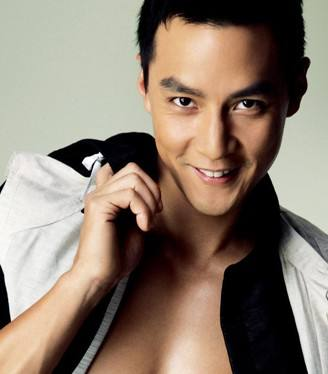
#> input picture com/机器学习/机器学习5/wuyanzu.jpg, 328 x 374 px
$ python 5.7.svd.py
#> lines starting #> are read from the running program, lines starting #| are printed output that depends on the picture
#!/usr/bin/python
#  -*- coding:utf-8 -*-

import numpy as np
import os
from PIL import Image
import matplotlib.pyplot as plt
import matplotlib as mpl
from pprint import pprint


def restore1(sigma, u, v, K):  # 奇异值、左特征向量、右特征向量
    m = len(u)
    n = len(v[0])
    a = np.zeros((m, n))
    for k in range(K):
        uk = u[:, k].reshape(m, 1)
        vk = v[k].reshape(1, n)
        a += sigma[k] * np.dot(uk, vk)
    a[a < 0] = 0
    a[a > 255] = 255
    # a = a.clip(0, 255)
    return np.rint(a).astype('uint8')


def restore2(sigma, u, v, K):  # 奇异值、左特征向量、右特征向量
    m = len(u)
    n = len(v[0])
    a = np.zeros((m, n))
    for k in range(K+1):
        for i in range(m):
            a[i] += sigma[k] * u[i][k] * v[k]
    a[a < 0] = 0
    a[a > 255] = 255
    return np.rint(a).astype('uint8')


if __name__ == "__main__":
    A = Image.open("wuyanzu.jpg", 'r')
#> A is the input picture: PIL image 328x374 RGB; mean R, G, B 140.3, 125.7, 112
    print (A)
#| <PIL.JpegImagePlugin.JpegImageFile image mode=RGB size=328x374 at 0x7FE02687B950>
    output_path = r'.\Pic'
    if not os.path.exists(output_path):
        os.mkdir(output_path)
    a = np.array(A)
    print (a.shape)
#| (374, 328, 3)
    K = 50
    u_r, sigma_r, v_r = np.linalg.svd(a[:, :, 0])
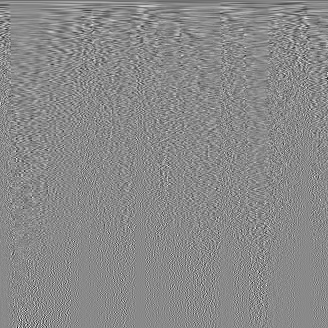
#> v_r: shape (328, 328) float64; min -0.362, max 0.308, mean -0.000181; drawn with min black and max white
#> sigma_r = 328 values, max 53380.6 at index 0, min 0.768 at index 327, mean 528.5
    u_g, sigma_g, v_g = np.linalg.svd(a[:, :, 1])
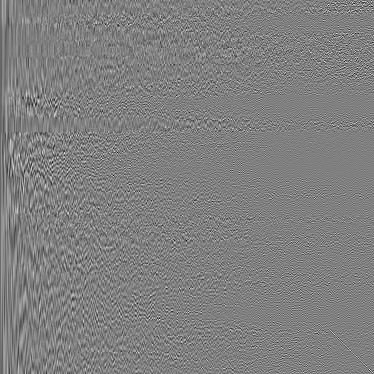
#> u_g: shape (374, 374) float64; min -0.317, max 0.314, mean -0.000126; drawn with min black and max white
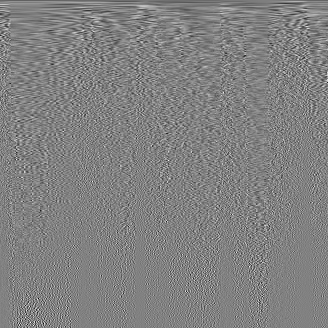
#> v_g: shape (328, 328) float64; min -0.335, max 0.324, mean -0.000226; drawn with min black and max white
#> sigma_g = 328 values, max 49153 at index 0, min 0.642 at index 327, mean 499
    u_b, sigma_b, v_b = np.linalg.svd(a[:, :, 2])
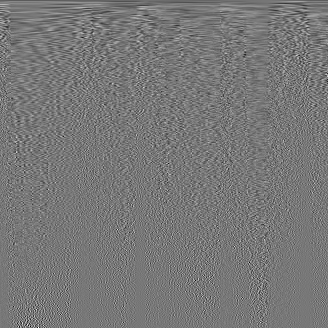
#> v_b: shape (328, 328) float64; min -0.358, max 0.402, mean -0.000252; drawn with min black and max white
#> sigma_b = 328 values, max 44540.9 at index 0, min 0.767 at index 327, mean 461.8
    plt.figure(figsize=(10,10), facecolor='w')
    mpl.rcParams['font.sans-serif'] = [u'simHei']
    mpl.rcParams['axes.unicode_minus'] = False
    for k in range(1, K+1):
        print (k)
        R = restore1(sigma_r, u_r, v_r, k)
        G = restore1(sigma_g, u_g, v_g, k)
        B = restore1(sigma_b, u_b, v_b, k)
        I = np.stack((R, G, B), axis=2)
        Image.fromarray(I).save('%s\\svd_%d.png' % (output_path, k))
        if k <= 12:
            plt.subplot(3, 4, k)
            plt.imshow(I)
            plt.axis('off')
            plt.title(u'奇异值个数：%d' % k)
#> this loop made 50 passes
#> pass 1, `R = restore1(sigma_r, u_r, v_r, k)`:
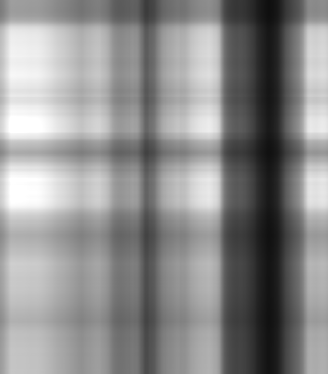
#> R: shape (374, 328); min 15, max 255, mean 141.1
#> pass 1, `G = restore1(sigma_g, u_g, v_g, k)`:
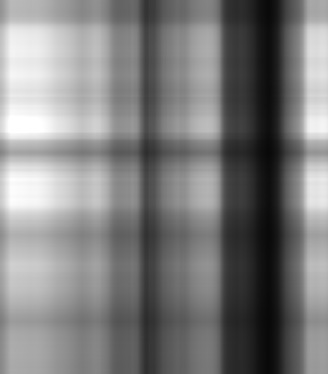
#> G: shape (374, 328); min 9, max 255, mean 126.5
#> pass 1, `I = np.stack((R, G, B), axis=2)`:
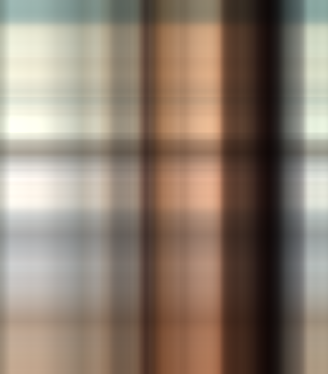
#> I: shape (374, 328, 3); mean of channels 0, 1, 2 141.1, 126.5, 112.5; drawn as R, G, B
    plt.suptitle(u'SVD与图像分解', fontsize=20)
#> (the run stopped early here; a loop or call above may not have finished)

$ run again, with com/机器学习/机器学习5/son.png saved as com/机器学习/机器学习5/wuyanzu.jpg
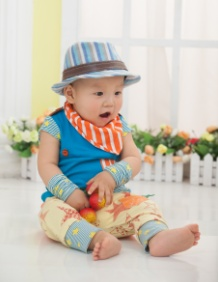
#> input picture com/机器学习/机器学习5/son.png, 218 x 282 px
#> A is the input picture: PIL image 218x282 RGB; mean R, G, B 202.6, 195.5, 183.7
#| <PIL.JpegImagePlugin.JpegImageFile image mode=RGB size=218x282 at 0x7FE0267BEC10>
#| (282, 218, 3)
#> sigma_r = 218 values, max 50961.9 at index 0, min 1.15 at index 217, mean 448.9
#> sigma_g = 218 values, max 49177.9 at index 0, min 1.12 at index 217, mean 415.3
#> `u_b, sigma_b, v_b = np.linalg.svd(a[:, :, 2])`:
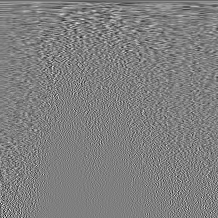
#> v_b: shape (218, 218) float64; min -0.403, max 0.402, mean -0.000348; drawn with min black and max white
#> sigma_b = 218 values, max 46398.2 at index 0, min 1.04 at index 217, mean 424
#> the loop `for k in range(1, K+1):` made 50 passes
#> pass 1, `I = np.stack((R, G, B), axis=2)`:
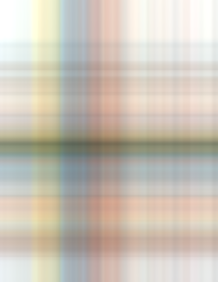
#> I: shape (282, 218, 3); mean of channels 0, 1, 2 202.8, 195.5, 183.7; drawn as R, G, B
